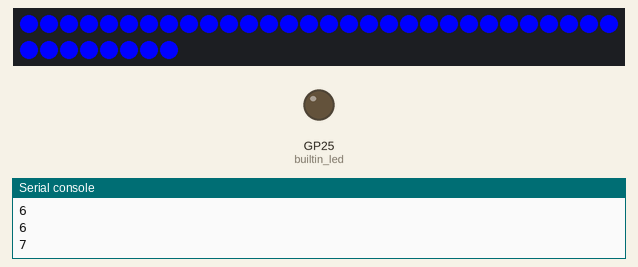
Simulated run of this program. Board: Raspberry Pi Pico running MicroPython. On the bench: 38 RGB LEDs in strip order, left to right, continuing on the next row, output pins drawn as LEDs (lit = HIGH), the last lines printed to the serial console. Dim RGB values are drawn brighter than linear; random numbers come from a fixed seed.

Above: at 14.07 s.
At 16.2 s:
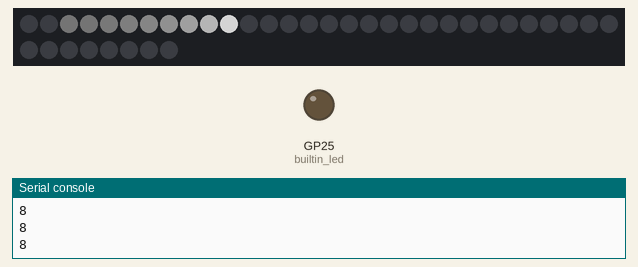
At 18.64 s:
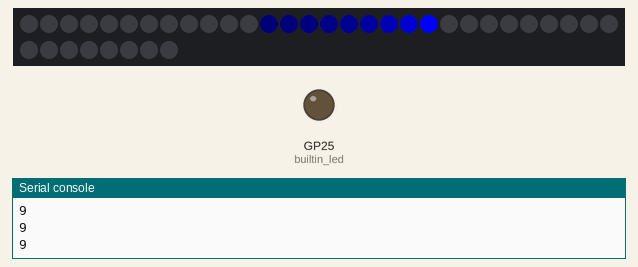
At 20.87 s:
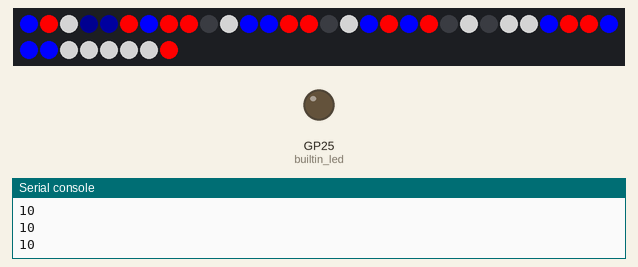
At 23.33 s:
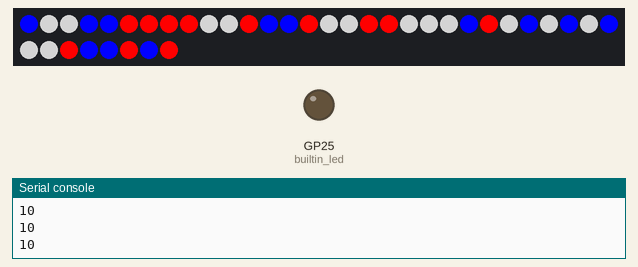
At 39.78 s:
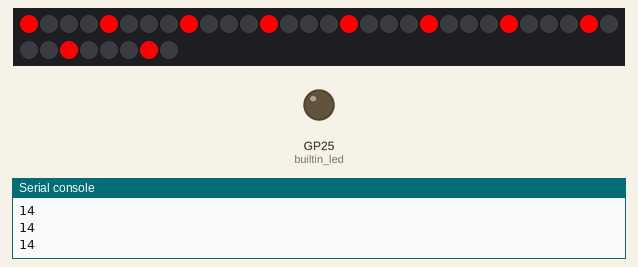

The program:

main.py
```python
# moving rainbow
# 4th of July Hat
# 38 pixels on pin 0
from machine import Pin
from neopixel import NeoPixel
from utime import sleep, ticks_ms
from urandom import randint

NEOPIXEL_PIN = 0
NUMBER_PIXELS = 38
RAINBOW_LENGTH = 7
PERCENT_SMALL_COLOR_WHEEL = round(255/RAINBOW_LENGTH)
PERCENT_COLOR_WHEEL = round(255/NUMBER_PIXELS)

strip = NeoPixel(Pin(NEOPIXEL_PIN), NUMBER_PIXELS)

BUTTON_PIN_1 = 15
BUTTON_PIN_2 = 14

button_presses = 0 # the count of times the button has been pressed
last_time = 0 # the last time we pressed the button

builtin_led = machine.Pin(25, Pin.OUT)
# The lower left corner of the Pico has a wire that goes through the buttons upper left and the lower right goes to the 3.3 rail

red = (255, 0, 0)
red_med = (32, 0, 0)
red_light = (8, 0, 0)
off = (0, 0, 0)
orange = (140, 60, 0)
yellow = (255, 255, 0)
green = (0, 255, 0)
blue = (0, 0, 255)
cyan = (0, 255, 255)
indigo = (75, 0, 130)
violet = (138, 43, 226)
white = (128, 128, 128)
colors = (red, orange, yellow, green, blue, cyan, indigo, violet)
color_count = len(colors)
levels = [255, 128, 64, 32, 16, 8, 4, 2, 1]
level_count = len(levels)

mode_list = ['moving rainbow', 'moving red dot', 'moving blue dot', 'moving green dot',
             'red commet', 'blue commet', 'green commet', 'candle flicker', 'random dots', 'bounce',
             'running lights', 'rainbow cycle', 'cylon scanner']
mode_count = 16 # len(mode_list)


def wheel(pos):
    # Input a value 0 to 255 to get a color value.
    # The colors are a transition r - g - b - back to r.
    if pos < 0 or pos > 255:
        return (0, 0, 0)
    if pos < 85:
        return (255 - pos * 3, pos * 3, 0)
    if pos < 170:
        pos -= 85
        return (0, 255 - pos * 3, pos * 3)
    pos -= 170
    return (pos * 3, 0, 255 - pos * 3)

# erase the entire strip
def erase():
    for i in range(0, NUMBER_PIXELS):
        strip[i] = (0,0,0)
        strip.write()

def move_dot(counter, color, delay):
    strip[counter] = color
    strip.write()
    sleep(delay)
    strip[counter] = (0,0,0)

def wipe(counter, color, delay):
    strip[counter] = color
    strip.write()
    sleep(delay)

def comet_tail(counter, color, delay):
    for i in range(0, color_count):
        # we start to draw at the head of the commet N levels away from the counter
        target = ((level_count - i - 1) + counter) % NUMBER_PIXELS
        # number to scale by
        scale = (levels[i] / 255)
        strip[target] = (int(color[0]*scale), int(color[1]*scale), int(color[2]*scale))
        # erase the tail
        if counter > 0:
            strip[counter-1] = (0,0,0)
        if counter == NUMBER_PIXELS-1:
            strip[counter] = (0,0,0)
        strip.write()
        sleep(delay)

def moving_rainbow(counter, delay):
    for i in range(0, RAINBOW_LENGTH-1):
        color_index = round(i*PERCENT_SMALL_COLOR_WHEEL)
        color = wheel(color_index)
        # print(color_index, color)
        # start at the end and subtract to go backwards and add the counter for offset
        index = RAINBOW_LENGTH-1 - i  + counter
        # print(index)
        if index < NUMBER_PIXELS:
            strip[index] = color
        strip.write()
    # erase the tail if we are not at the start
    if counter > 0:
        strip[counter-1] = (0,0,0)
        strip.write()
    # turn off the last pixel at the top
    if counter == NUMBER_PIXELS-1:
        strip[counter] = (0,0,0)
    sleep(delay)

def candle(delay):
     green = 50 + randint(0,155)
     red = green + randint(0,50)
     strip[randint(0,NUMBER_PIXELS - 1)] = (red, green, 0)
     strip.write()
     sleep(delay)

def random_color(delay):
    random_offset = randint(0, NUMBER_PIXELS-1)
    random_color = randint(0, 255)
    strip[random_offset] = wheel(random_color)
    strip.write()
    sleep(delay)

def random_red_white_blue(delay):
    for i in range(0,10):
        random_offset = randint(0, NUMBER_PIXELS-1)
        random_color = randint(0, 3)
        if random_color < 1:
            strip[random_offset] = red
        elif random_color < 2:
            strip[random_offset] = white
        elif random_color < 3:
            strip[random_offset] = blue
        strip.write()
        sleep(delay)

HALF_LENGTH = round(NUMBER_PIXELS/2)
def bounce(counter, color, delay):
    if counter < HALF_LENGTH:
        strip[counter] = color
        strip[NUMBER_PIXELS-1 - counter] = color
        strip.write()
        strip[counter] = (0,0,0)
        strip[NUMBER_PIXELS-1 - counter] = (0,0,0)
        sleep(delay)
    else:
        half_counter = counter - HALF_LENGTH
        strip[HALF_LENGTH - half_counter] = color
        strip[HALF_LENGTH + half_counter] = color
        strip.write()
        strip[HALF_LENGTH - half_counter] = (0,0,0)
        strip[HALF_LENGTH + half_counter] = (0,0,0)
        sleep(delay)

def running_lights(counter, color, spacing, delay):
    for i in range(0, NUMBER_PIXELS):
        if (counter+i) % spacing:
            strip[i] = (0,0,0)
        else:
            strip[i] = color
    strip.write()
    sleep(delay)

def rainbow_cycle(counter, delay):
    for i in range(0, NUMBER_PIXELS):
        color_index = round(i*PERCENT_COLOR_WHEEL)
        color = wheel(color_index)
        # print(color_index, color)
        strip[(i + counter) % NUMBER_PIXELS] = color
        strip.write()
    sleep(delay)

# 0=fwd, 1=rev
state = 0
def cylon_scanner(delay):
    global counter, state
    if state == 0:
        #print('going forward', counter)
        strip[counter] = red_light
        strip[counter+1] = red_med
        strip[counter+2] = red
        strip[counter+3] = red_med
        strip[counter+4] = red_light
        # erase the tail
        if counter > 0: strip[counter-1] = off
        strip.write()
        sleep(delay)
        # reverse direction
        if counter == NUMBER_PIXELS-5:
            state = 1
            counter = 0
            #print('go to reverse', state)
            return
    else:
        i = NUMBER_PIXELS-counter - 5
        #print('in reverse c=', counter, 'i=', i)
        strip[i] = red_light
        strip[i+1] = red_med
        strip[i+2] = red
        strip[i+3] = red_med
        strip[i+4] = red_light
        strip.write()
        sleep(delay)
        # turn off as we move in reverse
        if i < NUMBER_PIXELS-2:
            strip[i+4] = off
        if i == NUMBER_PIXELS - 6:
            strip[NUMBER_PIXELS-1] = off
        if i == 0:
            state = 0
            counter = 0
            #print('switching to forward', counter)
# Global variables
mode = 0
counter = 0
last_mode = 1
delay = .05
while True:
    # print only on change
    if mode != last_mode:
        # print('mode=', mode, 'running program', mode_list[mode])
        last_mode = mode
    if mode == 0:
        moving_rainbow(counter, delay)
    elif mode == 1:
        move_dot(counter, red, delay)
    elif mode == 2:
        move_dot(counter, white, delay)
    elif mode == 3:
        move_dot(counter, blue, delay)
    elif mode == 4:
        wipe(counter, red, delay)
    elif mode == 5:
        wipe(counter, white, delay)
    elif mode == 6:
        wipe(counter, blue, delay)
    elif mode == 7:
        comet_tail(counter, red, .005)
    elif mode == 8:
        comet_tail(counter, white, .005)
    elif mode == 9:
        comet_tail(counter, blue, .005)
    elif mode == 10:
        random_red_white_blue(.01)
    elif mode == 11:
        bounce(counter, red, .10)
    elif mode == 12:
        bounce(counter, white, .10)
    elif mode == 13:
        bounce(counter, blue, .10)
    elif mode == 14:
        running_lights(counter, red, 4, .2)
    elif mode == 15:
        running_lights(counter, white, 4, .2)
    elif mode == 16:
        running_lights(counter, blue, 4, .2)
    elif mode == 17:
        rainbow_cycle(counter, .05)
    # elif mode == 18:
    #    cylon_scanner(.05)
    else:
        print('mode', mode, 'not configured')

    counter += 1
    # wrap the counter using modulo
    print(mode)
    if counter == NUMBER_PIXELS:
        counter = counter % NUMBER_PIXELS
        mode += 1
    if mode > 17:
        mode = 0
```
